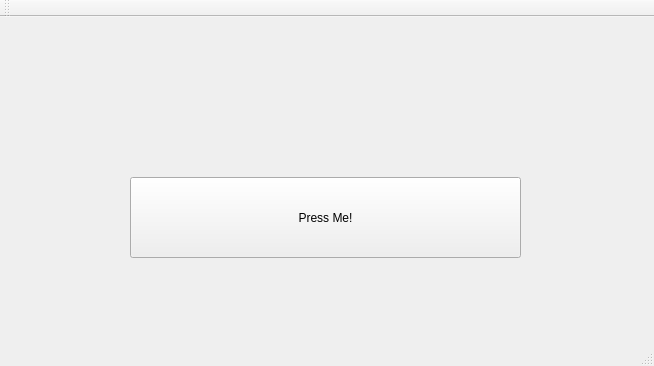
<?xml version="1.0" encoding="UTF-8"?>
<ui version="4.0">
 <class>MainWindow</class>
 <widget class="QMainWindow" name="MainWindow">
  <property name="geometry">
   <rect>
    <x>0</x>
    <y>0</y>
    <width>654</width>
    <height>366</height>
   </rect>
  </property>
  <property name="windowTitle">
   <string>MainWindow</string>
  </property>
  <widget class="QWidget" name="centralWidget">
   <widget class="QPushButton" name="pushButton">
    <property name="geometry">
     <rect>
      <x>130</x>
      <y>160</y>
      <width>391</width>
      <height>81</height>
     </rect>
    </property>
    <property name="text">
     <string>Press Me!</string>
    </property>
   </widget>
  </widget>
  <widget class="QMenuBar" name="menuBar">
   <property name="geometry">
    <rect>
     <x>0</x>
     <y>0</y>
     <width>654</width>
     <height>21</height>
    </rect>
   </property>
  </widget>
  <widget class="QToolBar" name="mainToolBar">
   <attribute name="toolBarArea">
    <enum>TopToolBarArea</enum>
   </attribute>
   <attribute name="toolBarBreak">
    <bool>false</bool>
   </attribute>
  </widget>
  <widget class="QStatusBar" name="statusBar"/>
 </widget>
 <layoutdefault spacing="6" margin="11"/>
 <resources/>
 <connections/>
</ui>
